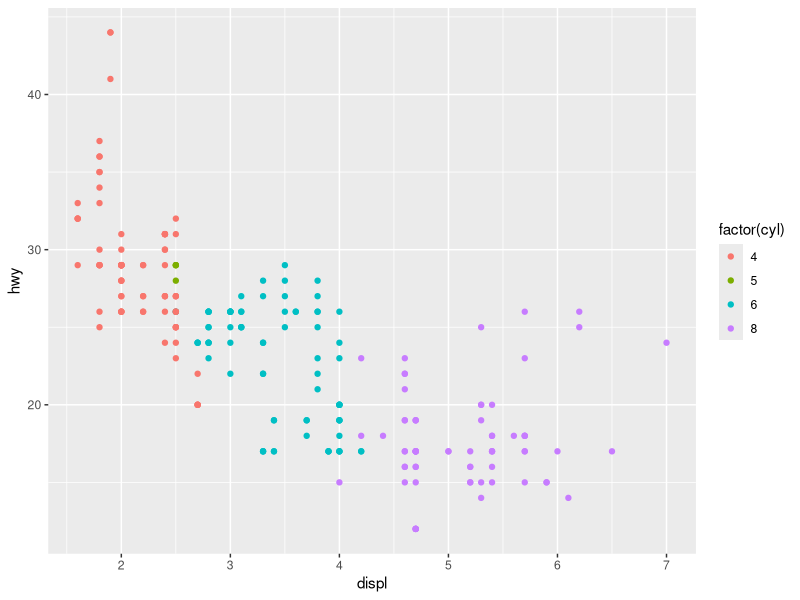
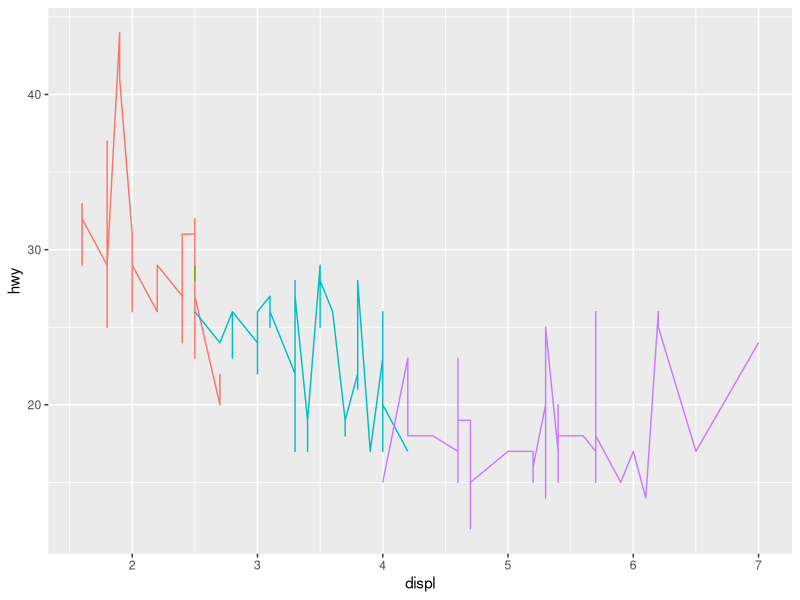
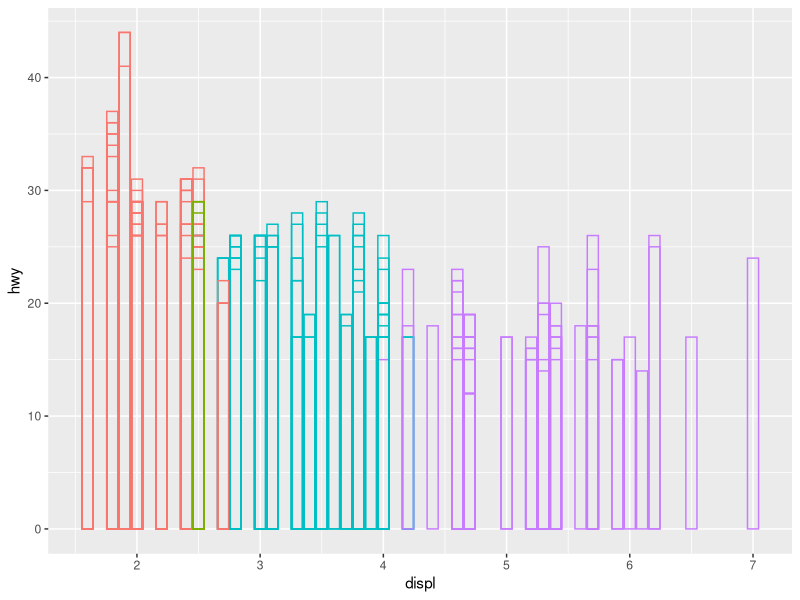
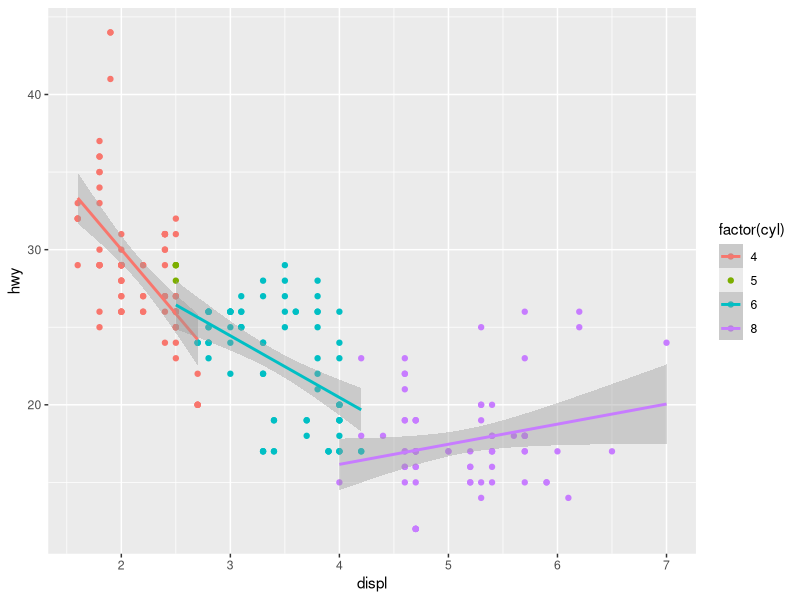
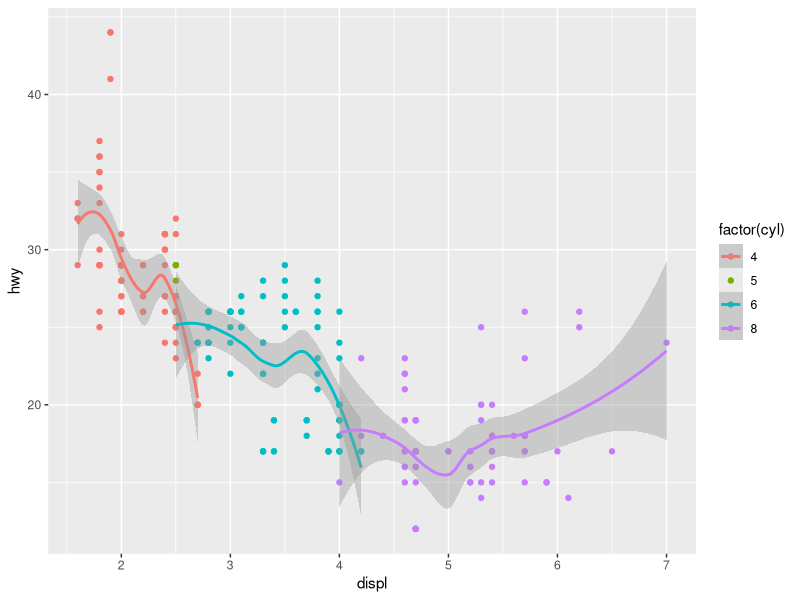
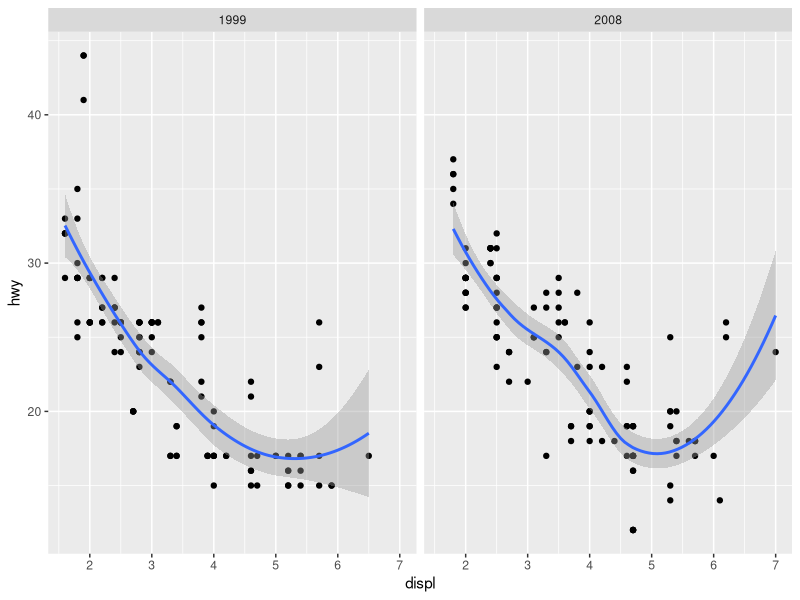

Reproduce these figures in R, in order.
# 4.2 Building a Scatterplot

library(tidyverse)

ggplot(mpg, aes(displ, hwy, color=factor(cyl))) +
  geom_point()

ggplot(mpg, aes(displ, hwy, color=factor(cyl))) +
  geom_line() +
  theme(legend.position = "none")

ggplot(mpg, aes(displ, hwy, color=factor(cyl))) +
  geom_bar(stat="identity", position = "identity", fill=NA) +
  theme(legend.position="none")

ggplot(mpg, aes(displ, hwy, color=factor(cyl))) +
  geom_point() +
  geom_smooth(method = "lm")

ggplot(mpg, aes(displ, hwy, color=factor(cyl))) +
  geom_point() +
  geom_smooth()

# 4.2.2 Scaling

vignette("ggplot2-specs")

# 4.3 Adding Complexity

ggplot(mpg, aes(displ, hwy)) +
  geom_point() +
  geom_smooth() +
  facet_wrap(~year)

# 4.4 Components of the Layered Grammar

